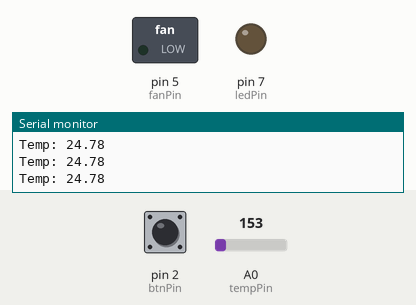
This sketch was run on a simulated Arduino Uno, built with avr-gcc and run on an emulated ATmega328P. On the bench: switched loads named in the sketch (green lamp = pin HIGH), output pins drawn as LEDs (lit = HIGH), the last lines printed to the serial monitor. The inputs (shaded band) are chosen by the test bench; at power-on: A0 (tempPin) = 153, pin 2 (btnPin) HIGH.

Above: at 1.2 s.
1.3 s: A0 (tempPin) set to 156
At 2.5 s:
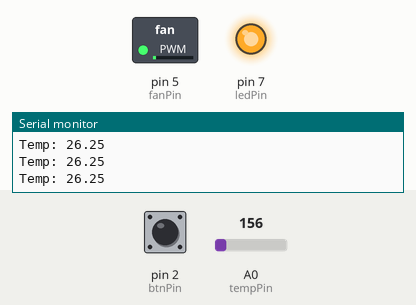
2.9 s: pin 2 (btnPin) pulled LOW for 0.25 s
At 3.9 s:
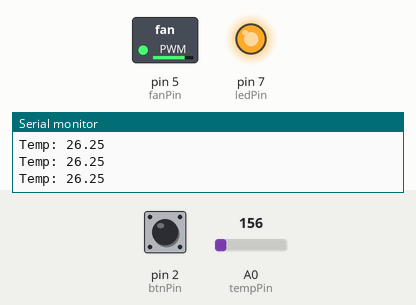
4.6 s: pin 2 (btnPin) pulled LOW for 1 s
At 5.5 s:
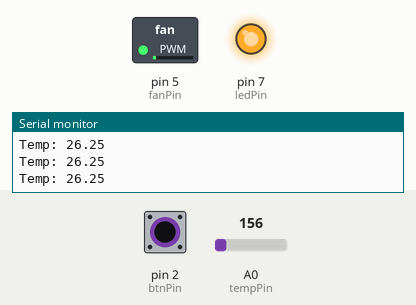
7.1 s: A0 (tempPin) set to 165
At 7.6 s:
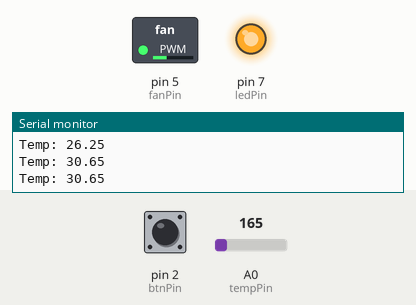
8.7 s: A0 (tempPin) set to 175
At 10.0 s:
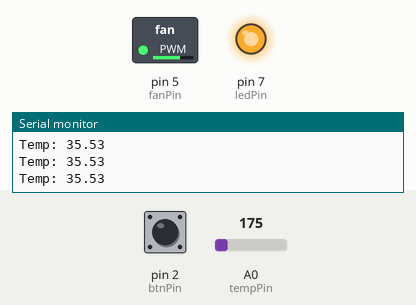
10.3 s: pin 2 (btnPin) pulled LOW for 3.2 s
At 11.6 s:
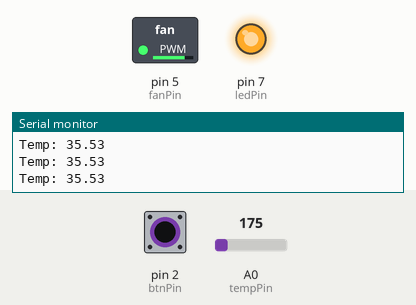
Timing chart, 0 to 13.3 s (numbered marks = the images above; inputs shaded):
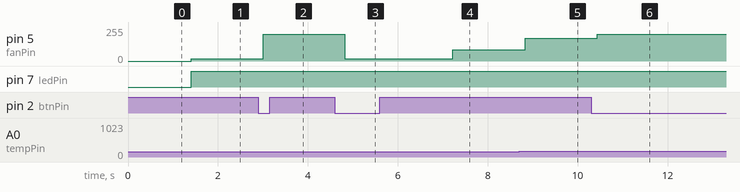

The sketch:

SmartFanControl.ino
```cpp
const int tempPin = A0;      // TMP36 sensor
const int fanPin = 5;        // PWM pin for fan (LED simulates fan)
const int btnPin = 2;        // Button to toggle mode
const int ledPin = 7;        // Optional: mode LED indicator

bool manualMode = false;
bool fanState = false;
unsigned long lastDebounceTime = 0;
int debounceDelay = 200;

void setup() {
  Serial.begin(9600);
  pinMode(fanPin, OUTPUT);
  pinMode(btnPin, INPUT_PULLUP);
  pinMode(ledPin, OUTPUT);
}

void loop() {
  int sensorValue = analogRead(tempPin);
  float voltage = sensorValue * (5.0 / 1023.0);
  float temperatureC = (voltage - 0.5) * 100;

  Serial.print("Temp: ");
  Serial.println(temperatureC);

  if (!manualMode) {
    // Auto Mode: Control fan speed based on temperature
    int fanSpeed = map(temperatureC, 25, 40, 0, 255);
    fanSpeed = constrain(fanSpeed, 0, 255);
    analogWrite(fanPin, fanSpeed);

    if (fanSpeed > 0) digitalWrite(ledPin, HIGH);
    else digitalWrite(ledPin, LOW);
  }

  checkButton();
  delay(200);
}

void checkButton() {
  static bool lastButtonState = HIGH;
  bool currentButtonState = digitalRead(btnPin);

  if (lastButtonState == HIGH && currentButtonState == LOW && (millis() - lastDebounceTime > debounceDelay)) {
    manualMode = !manualMode;
    fanState = !fanState;
    lastDebounceTime = millis();
  }

  lastButtonState = currentButtonState;

  if (manualMode) {
    digitalWrite(ledPin, fanState ? HIGH : LOW);
    analogWrite(fanPin, fanState ? 200 : 0);
  }
}
```

Measured:
- the behaviour switches between 155 and 156 on A0 (tempPin) (found by bisection; images 0 and 1)
- after the input at 1.3 s, pin 5 (fanPin): 0/255 → 17/255 after 0.11 s; pin 7 (ledPin): LOW → HIGH after 0.11 s
- after the input at 2.9 s, pin 5 (fanPin): 17/255 → 200/255 after 0.11 s
- after the input at 4.6 s, pin 5 (fanPin): 200/255 → 17/255 after 0.22 s
- after the input at 7.1 s, pin 5 (fanPin): 17/255 → 85/255 after 0.12 s
- after the input at 8.7 s, pin 5 (fanPin): 85/255 → 170/255 after 0.13 s
- after the input at 10.3 s, pin 5 (fanPin): 170/255 → 200/255 after 0.14 s
